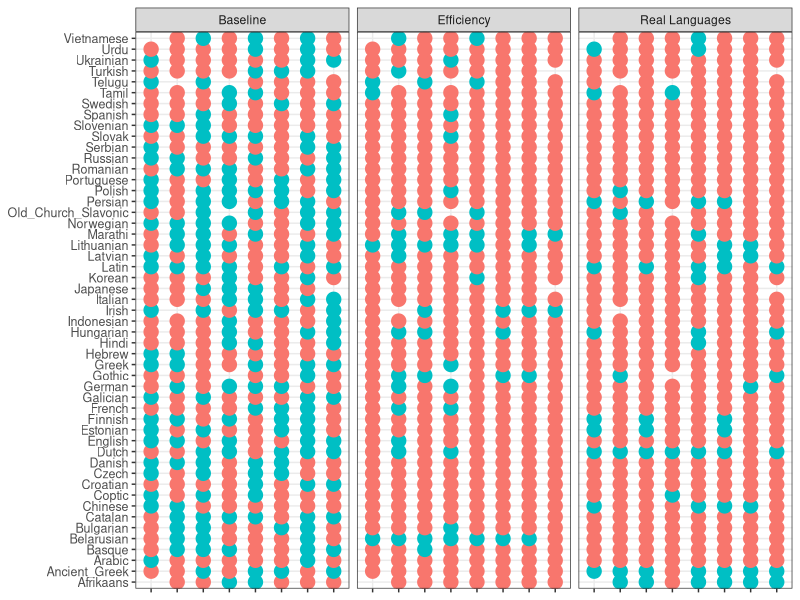

This chart was generated by the following R code:

data = read.csv("../../grammars/manual_output_funchead_ground_coarse_final/auto-summary-lstm.tsv", sep="\t")# %>% rename(Quality=AverageLength)



library(dplyr)
library(tidyr)
library(ggplot2)

data = data %>% mutate(DH_Weight = DH_Mean_NoPunct)


library(forcats)
data = data %>% mutate(Language = fct_recode(Language, "Old_Church_Slavonic" = "Old", "Ancient_Greek" = "Ancient"))

languages = read.csv("../languages/languages-iso_codes.tsv", sep=",")
data  = merge(data, languages, by=c("Language"), all.x=TRUE)




dependency = "nmod"

getCorrPair = function(dependency) {
   corr_pair = data %>% filter((Dependency == dependency) | (Dependency == "obj"))
   corr_pair = unique(corr_pair %>% select(Family, Language, FileName, Dependency, DH_Weight, ModelName)) %>% spread(Dependency, DH_Weight)
   corr_pair$correlator = corr_pair[[dependency]]
   corr_pair = corr_pair %>% mutate(correlator_s = pmax(0,sign(correlator)), obj_s=pmax(0,sign(obj)))
   return(corr_pair)
}

corr_pair = getCorrPair("nmod")

dependencies = c("acl", "advcl", "advmod", "amod", "appos", "aux", "ccomp", "compound", "conj", "csubj", "dep", "det", "discourse", "dislocated", "expl", "fixed", "flat", "goeswith", "iobj", "lifted_case", "lifted_cc", "lifted_cop", "lifted_mark", "list", "nmod", "nsubj", "nummod", "obl", "orphan", "parataxis", "reparandum", "vocative", "xcomp")

for(dependency in dependencies) {
   corr_pair = getCorrPair(dependency)
   satisfiedFraction = mean((corr_pair$correlator_s == corr_pair$obj_s), na.rm=TRUE)
   cat(paste(dependency, satisfiedFraction, sep="\t"), sep="\n") #, file="results-ground.tsv", append=TRUE, sep="\n")
}



ofInterest =  c("acl", "aux", "lifted_case", "lifted_cop", "lifted_mark", "nmod", "obl", "xcomp")

# , "amod", "nummod"


data = data %>% select(Dependency, Family, Language, FileName, DH_Weight)

D = data %>% filter(Dependency == "obj") %>% rename(DH_Weight_Obj = DH_Weight) %>% select(DH_Weight_Obj, FileName)
data = merge(data, D, by=c("FileName"))

data = data %>% filter(Dependency %in% ofInterest)

data = data %>% mutate(Dir = pmax(0, sign(DH_Weight)), DirObj = pmax(0, sign(DH_Weight_Obj))) %>% mutate(Agree = (Dir == DirObj))

reverseOrder = c("aux")
data[data$Dependency %in% reverseOrder,]$Agree = 1-data[data$Dependency %in% reverseOrder,]$Agree


D = data %>% group_by(Language, Family, Dependency) %>% summarise(Agree = mean(Agree))

D_Ground = D


data = read.csv("../../grammars/manual_output_funchead_two_coarse_lambda09_best_balanced/auto-summary-lstm.tsv", sep="\t")# %>% rename(Quality=AverageLength)

best = read.csv("../strongest_models/best-two-lambda09-best-balanced.csv")

library(dplyr)
library(tidyr)
library(ggplot2)

library(forcats)
data = data %>% mutate(Language = fct_recode(Language, "Old_Church_Slavonic" = "Old", "Ancient_Greek"= "Ancient"))





data = merge(data %>% mutate(FileName = as.character(FileName)), best %>% rename(FileName = Model), by=c("Language", "FileName"))

data = data



languages = read.csv("../languages/languages-iso_codes.tsv", sep=",")
data  = merge(data, languages, by=c("Language"), all.x=TRUE)




dependency = "nmod"

getCorrPair = function(dependency) {
   corr_pair = data %>% filter((CoarseDependency == dependency) | (CoarseDependency == "obj"))
   corr_pair = unique(corr_pair %>% select(Family, Language, FileName, CoarseDependency, DH_Weight)) %>% spread(CoarseDependency, DH_Weight)
   corr_pair$correlator = corr_pair[[dependency]]
   corr_pair = corr_pair %>% mutate(correlator_s = pmax(0,sign(correlator)), obj_s=pmax(0,sign(obj)))
   return(corr_pair)
}

corr_pair = getCorrPair("nmod")

dependencies = c("acl", "advcl", "advmod", "amod", "appos", "aux", "ccomp", "compound", "conj", "csubj", "dep", "det", "discourse", "dislocated", "expl", "fixed", "flat", "goeswith", "iobj", "lifted_case", "lifted_cc", "lifted_cop", "lifted_mark", "list", "nmod", "nsubj", "nummod", "obl", "orphan", "parataxis", "reparandum", "vocative", "xcomp")

for(dependency in dependencies) {
   corr_pair = getCorrPair(dependency)
   satisfiedFraction = mean((corr_pair$correlator_s == corr_pair$obj_s), na.rm=TRUE)
   cat(paste(dependency, satisfiedFraction, sep="\t"), sep="\n") #, file="results-two.tsv", append=TRUE, sep="\n")
}



ofInterest =  c("acl", "aux", "lifted_case", "lifted_cop", "lifted_mark", "nmod", "obl", "xcomp")


data = data %>% select(CoarseDependency, Family, Language, FileName, DH_Weight)

D = data %>% filter(CoarseDependency == "obj") %>% rename(DH_Weight_Obj = DH_Weight) %>% select(DH_Weight_Obj, FileName)
data = merge(data, D, by=c("FileName"))

data = data %>% filter(CoarseDependency %in% ofInterest)

data = data %>% mutate(Dir = pmax(0, sign(DH_Weight)), DirObj = pmax(0, sign(DH_Weight_Obj))) %>% mutate(Agree = (Dir == DirObj))

reverseOrder = c("aux")
data[data$CoarseDependency %in% reverseOrder,]$Agree = 1-data[data$CoarseDependency %in% reverseOrder,]$Agree


D = data %>% group_by(Language, Family, CoarseDependency) %>% summarise(Agree = mean(Agree))

D_Eff = D

D_Ground = D_Ground %>% mutate(CoarseDependency = Dependency)
D_Ground$Type = "Real Languages"
D_Eff$Type = "Efficiency"
#D_Parse$Type = "Parsability"
#D_Surp$Type = "Surprisal"

D_Random = rbind(D_Ground)
D_Random$Type = "Baseline"
D_Random$Agree = sample(c(0,1), replace=TRUE, size=nrow(D_Random))

D = rbind(D_Ground, D_Eff, D_Random)

library(scales)



D$AgreeB = as.factor(as.character(round(pmax(0, pmin(1, 1-D$Agree)))))
plot = ggplot(D, aes(x = CoarseDependency, y = Language)) + 
#  geom_tile(aes(colour="white")) +
  geom_point(aes(colour = AgreeB, size =1)) +
#  scale_fill_manual(values=c("blue", "red")) + #, "blue")) +
  theme_bw() + theme(axis.text.x=element_blank(), #element_text(size=9, angle=0, vjust=0.3),
                     axis.text.y=element_text(size=9),
                     plot.title=element_text(size=11)) +
  theme(axis.title=element_blank()) + 
  theme(legend.position="none") + facet_wrap(~Type)

ggsave(file="figures/coverage-ground_eff-circles.pdf", plot=plot)


#E = D %>% group_by(Language) %>% mutate(AgreeSum = sum(Agree))
##E = E[order(E$AgreeSum),]
#ordered_languages = unique(E$Language)
##write.csv(ordered_languages, file="ordered_languages.csv")
#
#E = E %>% group_by(Dependency) %>% mutate(AgreeSumDep = sum(Agree))
#E = E[order(-E$AgreeSumDep),]
#ordered_deps = unique(E$Dependency)
#write.csv(ordered_deps, file="ordered_dependencies.csv")
#
#
#
#plot = ggplot(E, aes(x = factor(Dependency, levels=ordered_deps), y = factor(Language, levels=ordered_languages))) + 
#  geom_tile(aes(fill=Agree)) + 
#  scale_fill_gradient(low="white", high="red", limits=c(0.5, 1), oob=squish) +
#  labs(x="Correlations", y="Languages", title="Matrix") +
#  theme_bw() + theme(axis.text.x=element_text(size=9, angle=0, vjust=0.3),
#                     axis.text.y=element_text(size=9),
#                     plot.title=element_text(size=11))
#
#
#ggsave(file="coverage-ground-ordered.png", plot=plot)
#
#
#
